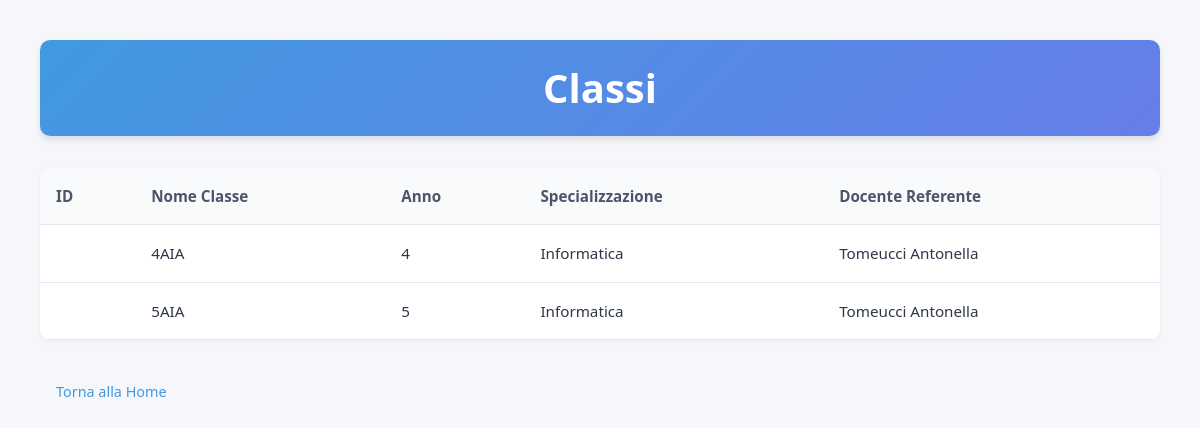
The page /tabelle_visualizza/visualizza_classi.php (signed in) on the database its author committed.
### tables this page shows
CREATE TABLE IF NOT EXISTS `classi` (
  `nomeClasse` char(4) NOT NULL,
  `anno` int(1) NOT NULL,
  `specializzazione` varchar(30) NOT NULL,
  `idDocente` int(2) NOT NULL,
  PRIMARY KEY (`nomeClasse`),
  KEY `idDocente` (`idDocente`)
);

CREATE TABLE IF NOT EXISTS `docentireferenti` (
  `idDocente` int(2) NOT NULL AUTO_INCREMENT,
  `cognome` varchar(30) NOT NULL,
  `nome` varchar(30) NOT NULL,
  `email` varchar(60) NOT NULL,
  PRIMARY KEY (`idDocente`)
);

### tabelle_visualizza/visualizza_classi.php (the view, shortened to what this page needs)
<?php
include("../auth.php");
try {
    $stmt = $pdo->query("SELECT c.*, d.cognome as cognomeDocente, d.nome as nomeDocente
                         FROM classi c
                         LEFT JOIN docentireferenti d ON c.idDocente = d.idDocente
                         ORDER BY c.nomeClasse");
    $classi = $stmt->fetchAll();
} catch (PDOException $e) {
    $error = "Errore nel recupero dei dati: " . $e->getMessage();
}
?>
<!DOCTYPE html>
<html lang="it">
<head>
    <link rel="stylesheet" href="../css/style.css">
</head>
<body>
    <div class="container">
        <h1>Classi</h1>
        <div class="table-container">
            <table>
                <thead>
                    <tr>
                        <th>ID</th>
                        <th>Nome Classe</th>
                        <th>Anno</th>
                        <th>Specializzazione</th>
                        <th>Docente Referente</th>
                    </tr>
                </thead>
                <tbody>
                    <?php if (isset($classi) && !empty($classi)): ?>
                        <?php foreach ($classi as $classe): ?>
                            <tr>
                                <td><?php echo htmlspecialchars($classe['idClasse']); ?></td>
                                <td><?php echo htmlspecialchars($classe['nomeClasse']); ?></td>
                                <td><?php echo htmlspecialchars($classe['anno']); ?></td>
                                <td><?php echo htmlspecialchars($classe['specializzazione']); ?></td>
                                <td>
                                    <?php
                                    if ($classe['cognomeDocente'] && $classe['nomeDocente']) {
                                        echo htmlspecialchars($classe['cognomeDocente'] . ' ' . $classe['nomeDocente']);
                                    } else {
                                        echo "Non assegnato";
                                    }
                                    ?>
                                </td>
                            </tr>
                        <?php endforeach; ?>
                    <?php else: ?>
                        <tr>
                            <td colspan="5">Nessuna classe trovata</td>
                        </tr>
                    <?php endif; ?>
                </tbody>
            </table>
        </div>
        <div class="button-container">
            <a href="../index.php" class="btn btn-secondary">Torna alla Home</a>
        </div>
    </div>
</body>
</html>

### css/style.css (style rules this page uses)
* { margin: 0; padding: 0; box-sizing: border-box; }
body { font-family: 'Segoe UI', Tahoma, Geneva, Verdana, sans-serif; line-height: 1.6; background-color: #f5f7fa; color: #2d3748; padding: 20px; }
h1 { color: #2d3748; font-size: 2.5rem; margin-bottom: 1.5rem; text-align: center; padding: 1rem; background: linear-gradient(135deg, #4299e1, #667eea); color: white; border-radius: 10px; box-shadow: 0 4px 6px rgba(0, 0, 0, 0.1); }
a { text-decoration: none; color: #4299e1; font-weight: 500; padding: 8px 12px; border-radius: 6px; transition: all 0.2s ease; display: inline-block; }
@media (min-width: 768px) { body { max-width: 1200px; margin: 0 auto; padding: 40px; } }
.table-container { background: white; border-radius: 10px; box-shadow: 0 2px 4px rgba(0, 0, 0, 0.05); margin: 2rem 0; overflow-x: auto; }
table { width: 100%; border-collapse: collapse; font-size: 0.95rem; }
th, td { padding: 1rem; text-align: left; border-bottom: 1px solid #e2e8f0; }
th { background-color: #f8fafc; font-weight: 600; color: #4a5568; }
.btn { padding: 0.5rem 1rem; border-radius: 6px; font-weight: 500; text-decoration: none; transition: all 0.2s ease; cursor: pointer; border: none; font-size: 0.9rem; }

### rows shown on the page
classi: nomeClasse "4AIA", anno "4", specializzazione "Informatica", idDocente.nome "Tomeucci Antonella"
classi: nomeClasse "5AIA", anno "5", specializzazione "Informatica", idDocente.nome "Tomeucci Antonella"
